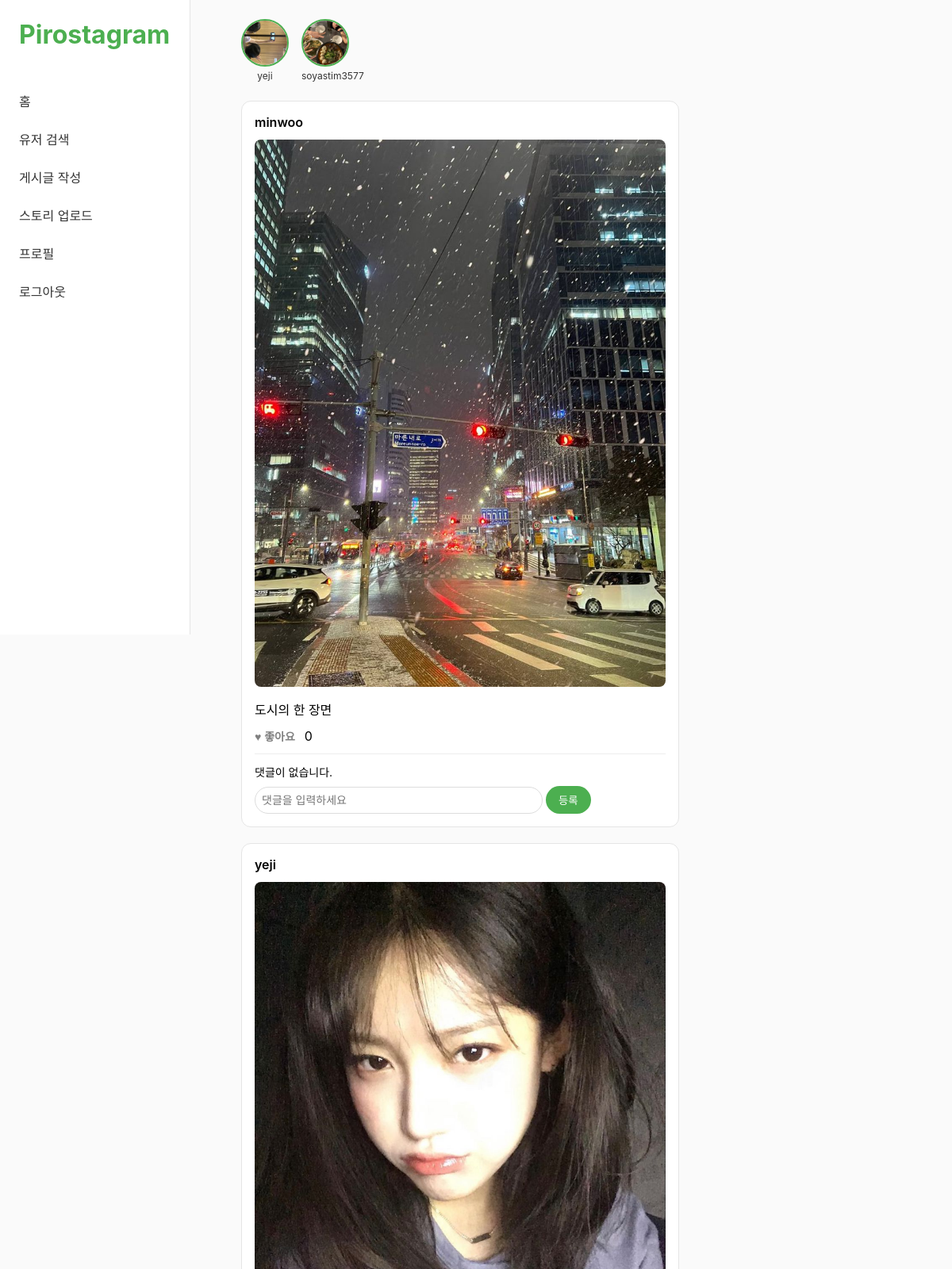
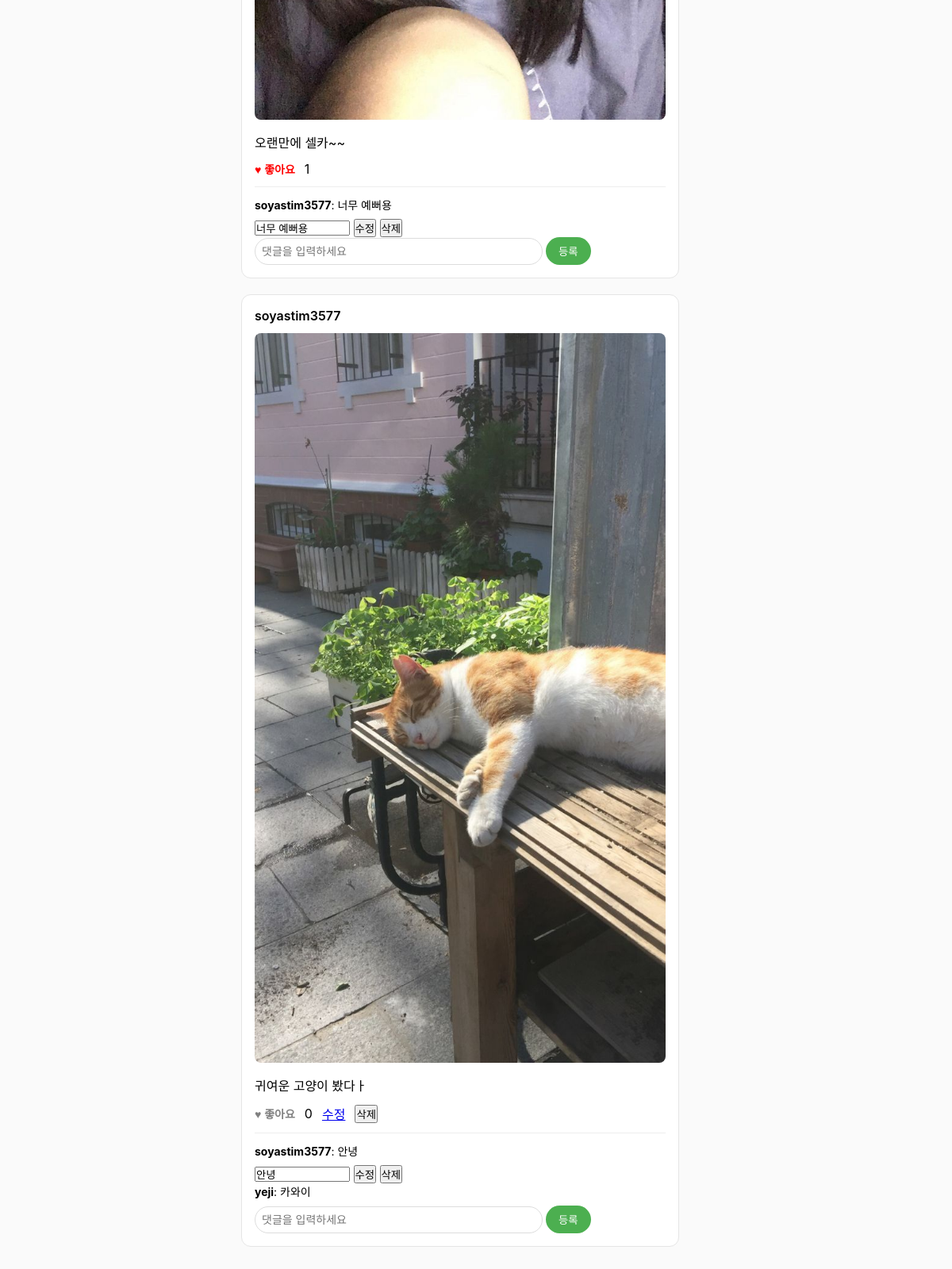
Screenshot of / (signed in) with the database file from the repository (2 pictures, top to bottom).
### pirostagram/models.py (models this page shows, shortened)
class Story(models.Model):
    author = models.ForeignKey(User, on_delete=models.CASCADE, related_name='stories')
    created_at = models.DateTimeField(auto_now_add=True)

class StoryImage(models.Model):
    story = models.ForeignKey(Story, on_delete=models.CASCADE, related_name='images')
    image = models.ImageField(upload_to='stories/')
    order = models.PositiveIntegerField(default=0)

class Post(models.Model):
    author = models.ForeignKey(User, on_delete=models.CASCADE, related_name='posts')
    image = models.ImageField(upload_to='posts/')
    content = models.TextField(blank=True)
    created_at = models.DateTimeField(auto_now_add=True)

class Comment(models.Model):
    post = models.ForeignKey(Post, on_delete=models.CASCADE, related_name='comments')
    author = models.ForeignKey(User, on_delete=models.CASCADE)
    content = models.TextField()
    created_at = models.DateTimeField(auto_now_add=True)

### pirostagram/views.py (the view)
# urls.py: path('', views.home_view, name='home'),
@login_required(login_url='pirostagram:login')
def home_view(request):
    following_ids = Follow.objects.filter(follower=request.user).values_list('following_id', flat=True)
    posts = Post.objects.filter(
        Q(author_id__in=following_ids) | Q(author=request.user)
    ).order_by('-created_at')
    liked_post_ids = set(
        Like.objects.filter(user=request.user, post__in=posts).values_list('post_id', flat=True)
    )
    stories_qs = Story.objects.filter(
        Q(author_id__in=following_ids) | Q(author=request.user)
    ).order_by('-created_at')
    seen_authors = set()
    stories = []
    for story in stories_qs:
        if story.author_id not in seen_authors:
            seen_authors.add(story.author_id)
            stories.append(story)
    return render(request, 'pirostagram/home.html', {
        'posts': posts,
        'liked_post_ids': liked_post_ids,
        'stories': stories,
    })

### pirostagram/templates/pirostagram/home.html (shortened to what this page needs)
<!DOCTYPE html>
<html lang="ko">
<head>
    {% load static %}
    <link rel="stylesheet" href="{% static 'pirostagram/style.css' %}">
</head>
<body>
    <div class="sidebar">
        <h1>Pirostagram</h1>
        <a href="{% url 'pirostagram:home' %}">홈</a>
        <a href="{% url 'pirostagram:user_search' %}">유저 검색</a>
        <a href="{% url 'pirostagram:post_create' %}">게시글 작성</a>
        <a href="{% url 'pirostagram:story_create' %}">스토리 업로드</a>
        <a href="{% url 'pirostagram:profile' request.user.username %}">프로필</a>
        <a href="{% url 'pirostagram:logout' %}">로그아웃</a>
    </div>
    <div class="main-content">
        <div class="story-bar">
            {% for story in stories %}
                <a href="{% url 'pirostagram:story_view' story.author.username %}" class="story-item">
                    <div class="story-avatar">
                        <img src="{{ story.images.first.image.url }}">
                    </div>
                    <p>{{ story.author.username }}</p>
                </a>
            {% endfor %}
        </div>
        {% for post in posts %}
            <div class="post-card">
                <p class="post-header">{{ post.author.username }}</p>
                {% if post.image %}
                    <img src="{{ post.image.url }}">
                {% endif %}
                <p>{{ post.content }}</p>
                <div class="post-actions">
                    <button
                        class="like-btn"
                        data-post-id="{{ post.id }}"
                        style="color: {% if post.id in liked_post_ids %}red{% else %}gray{% endif %};"
                        onclick="toggleLike({{ post.id }})">
                        ♥ 좋아요
                    </button>
                    <span id="like-count-{{ post.id }}">{{ post.likes.count }}</span>
                    {% if post.author == request.user %}
                        <a href="{% url 'pirostagram:post_edit' post.id %}">수정</a>
                        <form method="POST" action="{% url 'pirostagram:post_delete' post.id %}" style="display:inline;">
                            <button type="submit" onclick="return confirm('삭제하시겠습니까?')">삭제</button>
                        </form>
                    {% endif %}
                </div>
                <div class="comment-section">
                    {% for comment in post.comments.all %}
                        <p class="comment-item">
                            <strong>{{ comment.author.username }}</strong>: {{ comment.content }}
                            {% if comment.author == request.user %}
                                <form method="POST" action="{% url 'pirostagram:comment_edit' comment.id %}" style="display:inline;">
                                    <input type="text" name="content" value="{{ comment.content }}" style="width:120px;">
                                    <button type="submit">수정</button>
                                </form>
                                <form method="POST" action="{% url 'pirostagram:comment_delete' comment.id %}" style="display:inline;">
                                    <button type="submit" onclick="return confirm('댓글을 삭제하시겠습니까?')">삭제</button>
                                </form>
                            {% endif %}
                        </p>
                    {% empty %}
                        <p class="comment-item">댓글이 없습니다.</p>
                    {% endfor %}
                    <form method="POST" action="{% url 'pirostagram:comment_create' post.id %}" class="comment-form">
                        <input type="text" name="content" placeholder="댓글을 입력하세요" required>
                        <button type="submit">등록</button>
                    </form>
                </div>
            </div>
        {% empty %}
            <p>아직 게시글이 없습니다.</p>
        {% endfor %}
    </div>
</body>
</html>

### pirostagram/static/pirostagram/style.css (style rules this page uses)
* { margin: 0; padding: 0; box-sizing: border-box; }
body { font-family: 'Inter', -apple-system, sans-serif; background: #FAFAFA; display: flex; }
.sidebar { width: 240px; height: 100vh; background: #fff; border-right: 1px solid #e5e5e5; padding: 24px; position: fixed; }
.sidebar h1 { font-size: 32px; color: #4caf50; margin-bottom: 40px; }
.sidebar a { display: block; color: #333; text-decoration: none; padding: 12px 0; font-size: 16px; }
.main-content { margin-left: 280px; padding: 24px; max-width: 600px; width: 100%; }
.story-bar { display: flex; gap: 16px; margin-bottom: 24px; }
.story-item { text-align: center; text-decoration: none; }
.story-avatar { width: 60px; height: 60px; border-radius: 50%; overflow: hidden; border: 2px solid #4caf50; }
.story-avatar img { width: 100%; height: 100%; object-fit: cover; }
.story-item p { font-size: 12px; color: #333; margin-top: 4px; }
.post-card { background: #fff; border: 1px solid #e5e5e5; border-radius: 12px; padding: 16px; margin-bottom: 20px; }
.post-header { font-weight: 600; margin-bottom: 12px; }
.post-card img { width: 100%; border-radius: 8px; margin-bottom: 12px; }
.post-actions { display: flex; align-items: center; gap: 12px; margin: 12px 0; }
.like-btn { background: none; border: none; font-size: 14px; cursor: pointer; font-weight: 600; }
.comment-section { border-top: 1px solid #eee; padding-top: 12px; margin-top: 12px; }
.comment-item { font-size: 14px; margin-bottom: 8px; }
.comment-form input { width: 70%; padding: 8px; border: 1px solid #ddd; border-radius: 20px; font-size: 14px; }
.comment-form button { padding: 8px 16px; border-radius: 20px; border: none; background: #4caf50; color: #fff; cursor: pointer; }

### rows the page displays
Story: images.first.image (picture), author.username "yeji"
Story: images.first.image (picture), author.username "soyastim3577"
Post: author.username "minwoo", image (picture), content "도시의 한 장면", likes.count "0"
Post: author.username "yeji", image (picture), content "오랜만에 셀카~~", likes.count "1"
Comment: author.username "soyastim3577", content "너무 예뻐용"
Post: author.username "soyastim3577", image (picture), content "귀여운 고양이 봤다ㅏ", likes.count "0", shows "수정"
Comment: author.username "soyastim3577", content "안녕"
Comment: author.username "yeji", content "카와이"
